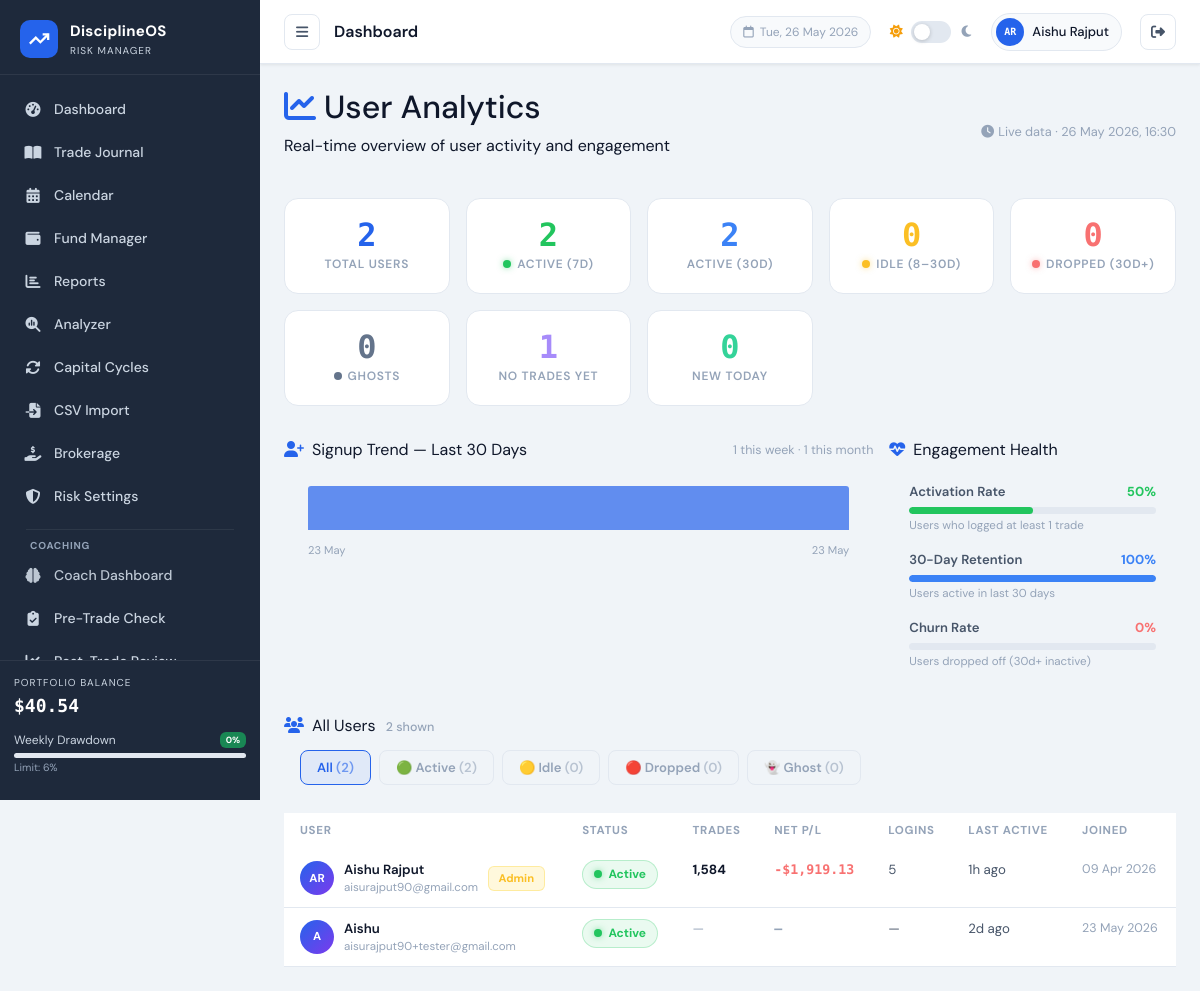
Screenshot of /pages/admin.php (signed in) with the database file from the repository.
### tables this page shows
CREATE TABLE `users` (
  `id` int NOT NULL,
  `name` varchar(100) NOT NULL,
  `email` varchar(150) NOT NULL,
  `password` varchar(255) NOT NULL,
  `initial_balance` decimal(15,2) DEFAULT '10000.00',
  `role` enum('user','admin') NOT NULL DEFAULT 'user',
  `last_login_at` datetime DEFAULT NULL,
  `last_active_at` datetime DEFAULT NULL,
  `login_count` int NOT NULL DEFAULT '0',
  `daily_loss_pct` decimal(5,2) DEFAULT NULL,
  `weekly_loss_pct` decimal(5,2) DEFAULT NULL,
  `warning_threshold_pct` decimal(5,2) DEFAULT NULL,
  `profit_lock_mode` tinyint DEFAULT NULL,
  `max_trades_per_day` int DEFAULT NULL,
  `max_risk_per_trade_pct` decimal(5,2) DEFAULT NULL,
  `signup_ip` varchar(45) DEFAULT NULL,
  `created_at` timestamp NOT NULL DEFAULT CURRENT_TIMESTAMP
);

### pages/admin.php (the view, shortened to what the rows shown need)
<?php
require_once '../config/db.php';
if (!isAdmin()) {
    http_response_code(403);
    die('<div style="font-family:monospace;background:#0a0e1a;color:#ef4444;padding:40px;text-align:center;"><h2>403 — Access Denied</h2><p>Super Admin only.</p><a href="../index.php" style="color:#60a5fa">← Back</a></div>');
}
$db     = getDB();
function timeAgo(?string $dt): string {
    $diff = time() - strtotime($dt);
    if ($diff < 86400)  return floor($diff/3600) . 'h ago';
    if ($diff < 604800) return floor($diff/86400) . 'd ago';
    return date('d M Y', strtotime($dt));
}
$users = $db->query("
    SELECT
        u.id, u.name, u.email, u.role, u.created_at,
        u.last_login_at, u.last_active_at, u.login_count,
        COUNT(t.id)                                          AS trade_count,
        COALESCE(SUM(t.profit_loss - t.brokerage + t.swap), 0) AS net_pl,
        MAX(t.trade_datetime)                                AS last_trade_at,
        CASE
            WHEN u.last_active_at >= NOW() - INTERVAL 7 DAY  THEN 'active'
            WHEN u.last_active_at >= NOW() - INTERVAL 30 DAY THEN 'idle'
            WHEN u.last_active_at IS NULL                     THEN 'ghost'
            ELSE 'dropped'
        END AS status
    FROM users u
    LEFT JOIN trades t ON t.user_id = u.id
    GROUP BY u.id
    ORDER BY u.last_active_at IS NULL ASC, u.last_active_at DESC, u.created_at DESC
")->fetchAll();
$filtered = $users;
$rootPath  = '../';
include '../includes/header.php';
?>
<div class="page-header d-flex align-items-center justify-content-between mb-4">
    <div>
        <h2 class="page-heading">
            <i class="fas fa-chart-line me-2" style="color:var(--accent)"></i>User Analytics
        </h2>
    </div>
</div>
<div class="card-custom">
    <div style="overflow-x:auto">
        <table class="table table-hover mb-0" style="font-size:.83rem">
            <thead style="background:var(--bg-hover)">
                <tr>
                    <th style="padding:.6rem 1rem;font-size:.72rem;text-transform:uppercase;letter-spacing:.06em;color:var(--text-muted);font-weight:700;border:none">User</th>
                    <th style="padding:.6rem 1rem;font-size:.72rem;text-transform:uppercase;letter-spacing:.06em;color:var(--text-muted);font-weight:700;border:none">Status</th>
                    <th style="padding:.6rem 1rem;font-size:.72rem;text-transform:uppercase;letter-spacing:.06em;color:var(--text-muted);font-weight:700;border:none">Trades</th>
                    <th style="padding:.6rem 1rem;font-size:.72rem;text-transform:uppercase;letter-spacing:.06em;color:var(--text-muted);font-weight:700;border:none">Net P/L</th>
                    <th style="padding:.6rem 1rem;font-size:.72rem;text-transform:uppercase;letter-spacing:.06em;color:var(--text-muted);font-weight:700;border:none">Logins</th>
                    <th style="padding:.6rem 1rem;font-size:.72rem;text-transform:uppercase;letter-spacing:.06em;color:var(--text-muted);font-weight:700;border:none">Last Active</th>
                    <th style="padding:.6rem 1rem;font-size:.72rem;text-transform:uppercase;letter-spacing:.06em;color:var(--text-muted);font-weight:700;border:none">Joined</th>
                </tr>
            </thead>
            <tbody>
            <?php foreach ($filtered as $u):
                $statusColors = [
                    'active'  => ['#22c55e', 'dot-active',  'Active'],
                    'idle'    => ['#fbbf24', 'dot-idle',    'Idle'],
                    'dropped' => ['#f87171', 'dot-dropped', 'Dropped'],
                    'ghost'   => ['#64748b', 'dot-ghost',   'Ghost'],
                ];
                [$sc, $dc, $sl] = $statusColors[$u['status']] ?? ['#94a3b8', 'dot-ghost', 'Unknown'];
                $words = array_filter(explode(' ', $u['name']));
                $ini   = strtoupper(implode('', array_map(fn($w) => $w[0], $words)));
                $ini   = substr($ini, 0, 2);
            ?>
            <tr class="user-row">
                <td style="padding:.65rem 1rem;border-color:var(--border)">
                    <div style="display:flex;align-items:center;gap:10px">
                        <div style="width:34px;height:34px;border-radius:50%;background:linear-gradient(135deg,var(--accent),#7c3aed);display:flex;align-items:center;justify-content:center;font-size:.72rem;font-weight:700;color:#fff;flex-shrink:0">
                            <?= htmlspecialchars($ini) ?>
                        </div>
                        <div>
                            <div style="font-weight:600;color:var(--text-primary)"><?= htmlspecialchars($u['name']) ?></div>
                            <div style="font-size:.72rem;color:var(--text-muted)"><?= htmlspecialchars($u['email']) ?></div>
                        </div>
                        <?php if ($u['role'] === 'admin'): ?>
                        <span class="badge-role badge-admin">Admin</span>
                        <?php endif; ?>
                    </div>
                </td>
                <td style="padding:.65rem 1rem;border-color:var(--border)">
                    <span style="display:inline-flex;align-items:center;padding:.3rem .7rem;border-radius:20px;background:<?= $sc ?>18;border:1px solid <?= $sc ?>40;font-size:.75rem;font-weight:700;color:<?= $sc ?>">
                        <span class="status-dot <?= $dc ?>"></span><?= $sl ?>
                    </span>
                </td>
                <td style="padding:.65rem 1rem;border-color:var(--border)">
                    <?php if ($u['trade_count'] > 0): ?>
                    <span style="font-weight:700;color:var(--text-primary)"><?= number_format($u['trade_count']) ?></span>
                    <?php else: ?>
                    <span style="color:var(--text-muted)">—</span>
                    <?php endif; ?>
                </td>
                <td style="padding:.65rem 1rem;border-color:var(--border)">
                    <?php $pl = (float)$u['net_pl']; ?>
                    <span style="font-weight:700;color:<?= $pl > 0 ? '#22c55e' : ($pl < 0 ? '#f87171' : 'var(--text-muted)') ?>;font-family:var(--font-mono)">
                        <?= $u['trade_count'] > 0 ? formatPL($pl) : '—' ?>
                    </span>
                </td>
                <td style="padding:.65rem 1rem;border-color:var(--border);color:var(--text-secondary)">
                    <?= $u['login_count'] ?: '—' ?>
                </td>
                <td style="padding:.65rem 1rem;border-color:var(--border);color:var(--text-secondary)">
                    <?= timeAgo($u['last_active_at']) ?>
                </td>
                <td style="padding:.65rem 1rem;border-color:var(--border);color:var(--text-muted);font-size:.78rem">
                    <?= date('d M Y', strtotime($u['created_at'])) ?>
                </td>
            </tr>
            <?php endforeach; ?>
            </tbody>
        </table>
    </div>
</div>
<?php include '../includes/footer.php'; ?>

### includes/header.php (shortened to what the rows shown need)
<!DOCTYPE html>
<html lang="en" data-theme="light">
<head>
    <link href="https://cdn.jsdelivr.net/npm/bootstrap@5.3.2/dist/css/bootstrap.min.css" rel="stylesheet">
    <link href="https://cdnjs.cloudflare.com/ajax/libs/font-awesome/6.5.0/css/all.min.css" rel="stylesheet">
    <link href="<?= $rootPath ?? '' ?>assets/css/style.css" rel="stylesheet">
</head>
<body>
<div class="main-wrapper" id="mainWrapper">
    <header class="top-bar">
        <div class="topbar-right">
            <?php
            $__loggedUser = getLoggedInUser();
            $__uname      = $__loggedUser['name'] ?? ($_SESSION['user_name'] ?? 'User');
            $__words      = array_filter(explode(' ', $__uname));
            $__initials   = strtoupper(implode('', array_map(fn($w) => $w[0], $__words)));
            $__initials   = substr($__initials, 0, 2);
            ?>
            <div class="user-chip" style="cursor:pointer" title="Account Settings"
                 onclick="window.location='<?= $rootPath ?? '' ?>pages/account.php'">
                <div class="user-avatar"><?= htmlspecialchars($__initials) ?></div>
                <span><?= htmlspecialchars($__uname) ?></span>
            </div>
        </div>
    </header>
    <div class="page-content">

### rows the page displays
users: name "AR", name "Aishu Rajput", email "aisurajput90@gmail.com", role "Admin", sl "Active", trade_count "1,584", pl "-$1,919.13", login_count "5", last_active_at "1h ago", created_at "09 Apr 2026"
users: name "A", name "Aishu", email "aisurajput90+tester@gmail.com", sl "Active", login_count "—", last_active_at "2d ago", created_at "23 May 2026"

### other values shown
APP_NAME "DisciplineOS"
formatUSD($balance) "$40.54"
$weeklyDD "0"
$titles[$currentPage] "Dashboard"
$total "2"
$active7 "2"
$active30 "2"
$idle "0"
$dropped "0"
$ghosts "0"
$noTrades "1"
$newToday "0"
$newWeek "1"
$newMonth "1"
date('d M', strtotime($signupTrend[0]['day'])) "23 May"
